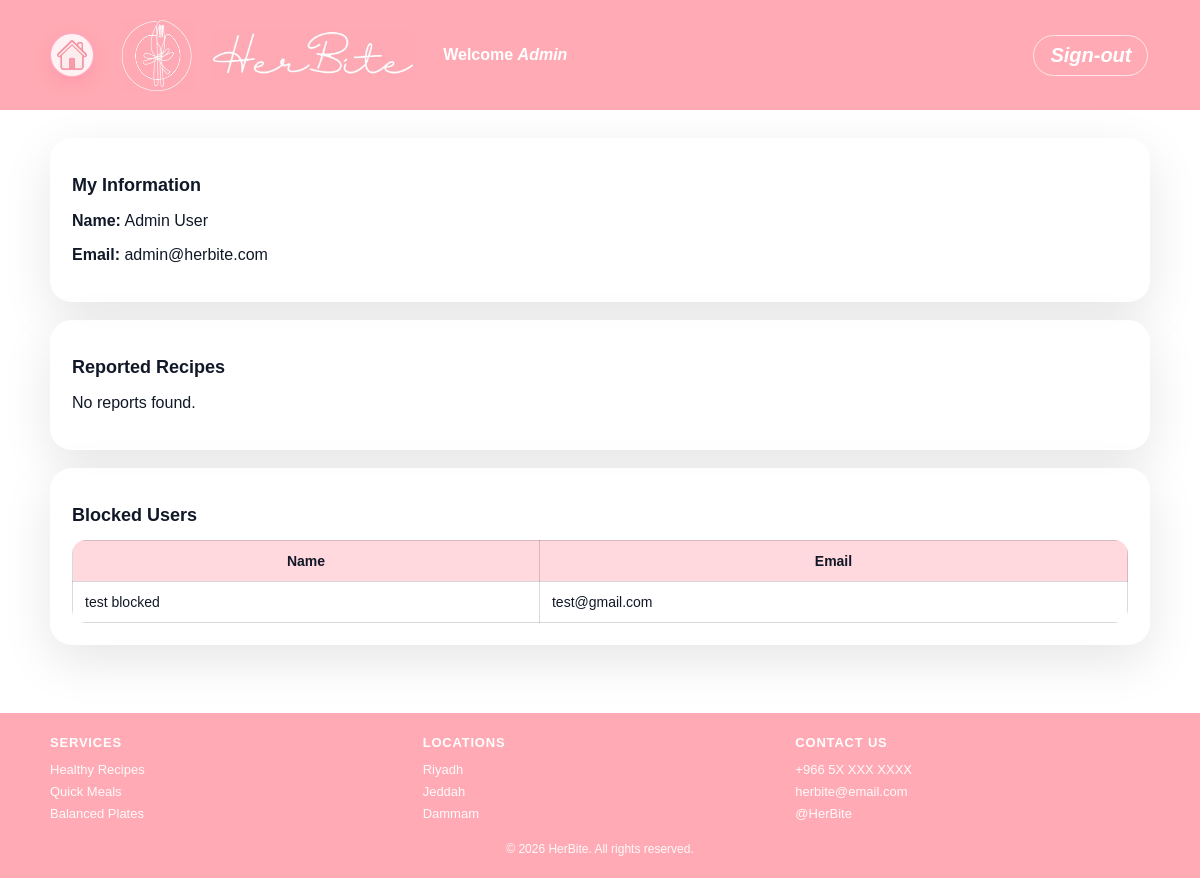
The page /admin.php (signed in) on the database as committed earlier.
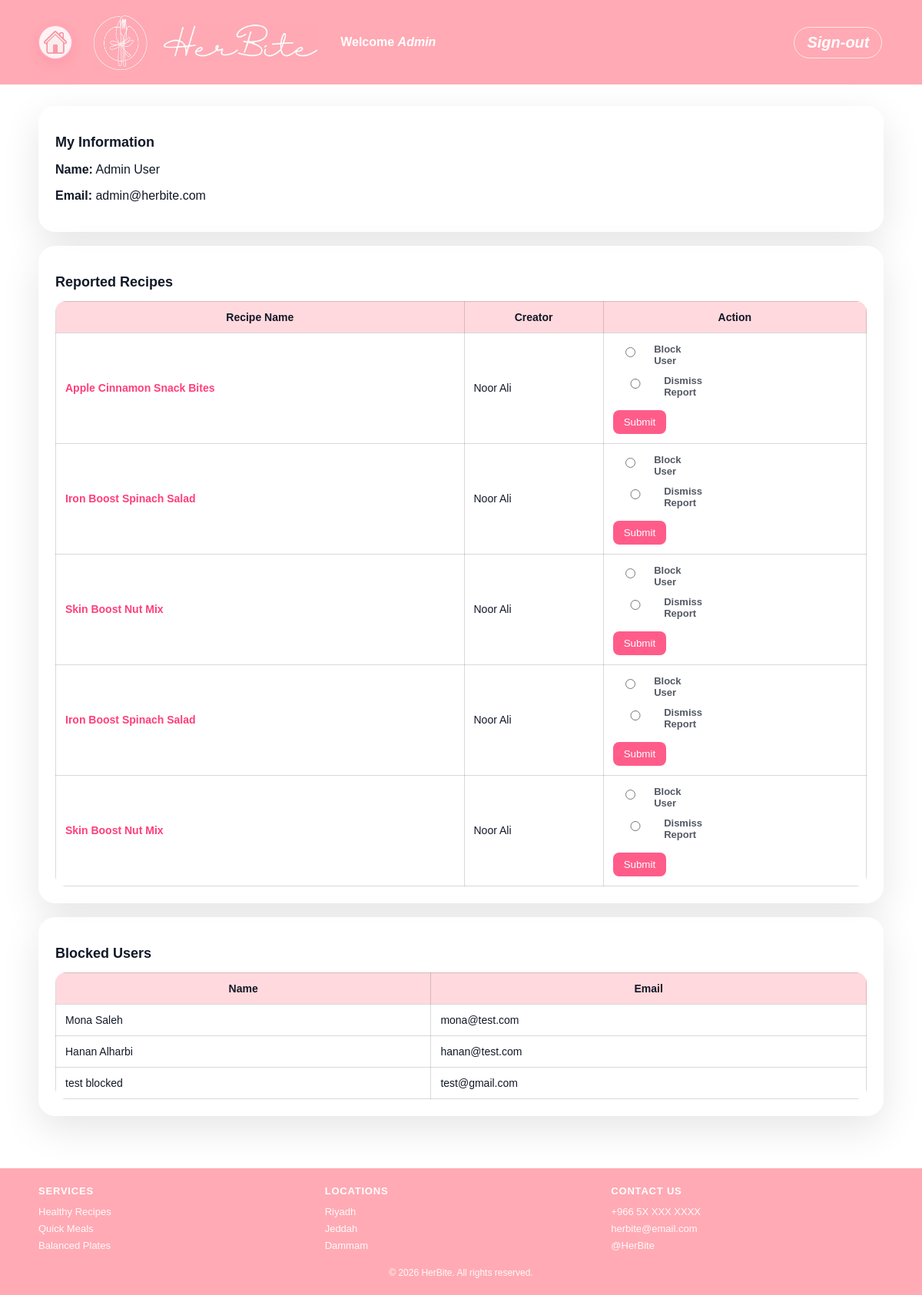
The same page on the database as committed later.
### tables this page shows
CREATE TABLE `users` (
  `id` int(11) NOT NULL,
  `userType` enum('user','admin') NOT NULL,
  `firstName` varchar(100) NOT NULL,
  `lastName` varchar(100) NOT NULL,
  `emailAddress` varchar(100) NOT NULL,
  `password` varchar(255) NOT NULL,
  `photoFileName` varchar(255) NOT NULL
);

CREATE TABLE `blockeduser` (
  `id` int(11) NOT NULL,
  `firstName` varchar(100) NOT NULL,
  `lastName` varchar(100) NOT NULL,
  `emailAddress` varchar(255) NOT NULL
);

CREATE TABLE `report` (
  `id` int(11) NOT NULL,
  `userID` int(11) DEFAULT NULL,
  `recipeID` int(11) DEFAULT NULL
);

CREATE TABLE `recipe` (
  `id` int(11) NOT NULL,
  `userID` int(11) NOT NULL,
  `categoryID` int(11) NOT NULL,
  `name` varchar(150) NOT NULL,
  `description` text,
  `photoFileName` varchar(255) DEFAULT NULL,
  `videoFilePath` varchar(255) DEFAULT NULL
);

### admin.php (the view, shortened to what this page needs)
<?php
include("db.php");
$adminID = (int) $_SESSION['user_id'];
$stmt = $conn->prepare("SELECT * FROM users WHERE id = ?");
$stmt->bind_param("i", $adminID);
$stmt->execute();
$admin = $stmt->get_result()->fetch_assoc();
$reportsQuery = "
SELECT
    report.id AS reportID,
    recipe.id AS recipeID,
    recipe.name AS recipeName,
    users.id AS creatorID,
    users.firstName,
    users.lastName,
    users.photoFileName
FROM report
JOIN recipe ON report.recipeID = recipe.id
JOIN users ON recipe.userID = users.id
ORDER BY report.id DESC
";
$reportsResult = $conn->query($reportsQuery);
$blockedQuery = "SELECT * FROM blockeduser ORDER BY id DESC";
$blockedResult = $conn->query($blockedQuery);
?>
<!DOCTYPE html>
<html lang="en">
<head>
  <link rel="stylesheet" href="stylesheet.css">
</head>
<body class="admin-page">
<div class="page">
  <header class="site-header">
    <div class="header-inner">
      <a href="index.html" class="home-link">
        <img src="home.PNG" alt="Home">
      </a>
      <div class="brand">
        <img src="logo.jpg" alt="Logo">
      </div>
      <div class="brand-title">
        <img src="title.jpg" alt="Title">
      </div>
      <div class="header-right">
        <div class="welcome">
          Welcome <span class="name"><?php echo htmlspecialchars($admin['firstName']); ?></span>
        </div>
      </div>
      <div class="logout">
        <a href="logout.php">Sign-out</a>
      </div>
    </div>
  </header>
  <main class="page-main">
    <section class="admin-card">
      <h2>My Information</h2>
      <p><strong>Name:</strong> <?php echo htmlspecialchars($admin['firstName'] . " " . $admin['lastName']); ?></p>
      <p><strong>Email:</strong> <?php echo htmlspecialchars($admin['emailAddress']); ?></p>
    </section>
    <section class="admin-card">
      <h2>Reported Recipes</h2>
      <?php if ($reportsResult && $reportsResult->num_rows > 0) { ?>
      <table class="admin-table">
        <tr>
          <th>Recipe Name</th>
          <th>Creator</th>
          <th>Action</th>
        </tr>
        <?php while ($row = $reportsResult->fetch_assoc()) { ?>
        <tr>
          <td>
            <a class="recipe-link" href="viewRecipe.php?id=<?php echo $row['recipeID']; ?>">
              <?php echo htmlspecialchars($row['recipeName']); ?>
            </a>
          </td>
          <td class="creator-name">
            <?php echo htmlspecialchars($row['firstName'] . " " . $row['lastName']); ?>
          </td>
          <td>
            <form class="action-form" action="handleReportAction.php" method="POST">
              <label class="action-option">
                <input type="radio" name="action" value="block" required>
                <span>Block User</span>
              </label>
              <label class="action-option">
                <input type="radio" name="action" value="dismiss" required>
                <span>Dismiss Report</span>
              </label>
              <button type="submit">Submit</button>
            </form>
          </td>
        </tr>
        <?php } ?>
      </table>
      <?php } else { ?>
        <p>No reports found.</p>
      <?php } ?>
    </section>
    <section class="admin-card">
      <h2>Blocked Users</h2>
      <?php if ($blockedResult && $blockedResult->num_rows > 0) { ?>
      <table class="admin-table">
        <tr>
          <th>Name</th>
          <th>Email</th>
        </tr>
        <?php while ($row = $blockedResult->fetch_assoc()) { ?>
        <tr>
          <td><?php echo htmlspecialchars($row['firstName'] . " " . $row['lastName']); ?></td>
          <td><?php echo htmlspecialchars($row['emailAddress']); ?></td>
        </tr>
        <?php } ?>
      </table>
      <?php } else { ?>
        <p>No blocked users.</p>
      <?php } ?>
    </section>
  </main>
  <footer class="site-footer">
    <div class="footer-inner">
      <div class="footer-col">
        <h4>Services</h4>
        <p>Healthy Recipes</p>
        <p>Quick Meals</p>
        <p>Balanced Plates</p>
      </div>
      <div class="footer-col">
        <h4>Locations</h4>
        <p>Riyadh</p>
        <p>Jeddah</p>
        <p>Dammam</p>
      </div>
      <div class="footer-col">
        <h4>Contact Us</h4>
        <p>+966 5X XXX XXXX</p>
        <p>herbite@email.com</p>
        <p>@HerBite</p>
      </div>
    </div>
    <div class="footer-bottom">
      © 2026 HerBite. All rights reserved.
    </div>
  </footer>
</div>
</body>
</html>

### stylesheet.css (style rules this page uses)
* { box-sizing: border-box; }
html, body { height: 100%; }
body { margin: 0; font-family: Arial, sans-serif; color: #111827; background: #ffffff; }
a { color: #ff3f79; text-decoration: none; font-weight: 700; }
.page { min-height: 100vh; display: flex; flex-direction: column; }
.page-main { width: 92vw; max-width: 1100px; margin: 0 auto; padding: 28px 0; flex: 1; }
.site-header { background: #FFAAB4; height: 110px; display: flex; align-items: center; }
.header-inner { width: 92vw; max-width: 1100px; margin: 0 auto; display: flex; align-items: center; justify-content: flex-start; gap:16px; }
.brand img { height: 72px; width: auto; display: block; }
.brand-title img { height: 50px; width: auto; display: block; }
.header-right { margin-left:12px; display:flex; flex-direction:column; align-items:flex-start; gap:4px; }
.welcome { color:#fff; font-weight:700; line-height:1.1; }
.welcome .name { color:#fff; font-weight:900; }
.site-footer { background: #FFAAB4; padding: 22px 0; margin-top: 22px; }
.footer-inner { width: 92vw; max-width: 1100px; margin: 0 auto; display: grid; grid-template-columns: 1fr 1fr 1fr; gap: 18px; font-size: 13px; color: #ffffff; }
.footer-col h4 { margin: 0 0 12px; font-size: 13px; letter-spacing: 0.8px; text-transform: uppercase; color: #ffffff; }
.footer-col p { margin: 7px 0; color: rgba(255,255,255,0.95); }
.footer-bottom { width: 92vw; max-width: 1100px; margin: 14px auto 0; text-align: center; font-size: 12px; color: rgba(255,255,255,0.95); }
label { font-size: 13px; color: rgba(17,24,39,0.72); font-weight: 600; }
input { padding: 13px 14px; border-radius: 14px; border: 1px solid rgba(17,24,39,0.12); background: #fff; outline: none; font-size: 14px; font-family: 'Poppins', Arial, sans-serif; }
.admin-card { background: rgba(255,255,255,0.95); border-radius: 22px; padding: 22px; margin-bottom: 18px; box-shadow: 0 16px 50px rgba(0,0,0,0.10); }
.admin-card h2 { margin-bottom: 14px; font-size: 18px; font-weight: 800; }
.admin-table { width: 100%; border-collapse: collapse; border-radius: 14px; overflow: hidden; }
.admin-table th, .admin-table td { border: 1px solid rgba(0,0,0,0.15); padding: 12px; font-size: 14px; }
.admin-table th { background: rgba(255,170,180,0.45); font-weight: 800; }
.action-form { display: grid; gap: 6px; }
.admin-page .home-link { display: inline-flex; align-items: center; justify-content: center; width: 44px; height: 44px; border-radius: 50%; margin-right: 12px; background: rgba(255,255,255,0.85); border: 1.5px solid rgba(255,92,138,0.45); box-shadow: 0 6px 16px rgba(255,63,121,0.15); }
.admin-page .home-link img { width: 30px; height: 30px; display: block; }
.name { font-style: italic; color: rgba(17,24,39,0.70); font-size: 16px; line-height: 1.7; margin-top: 10px; margin-bottom: 24px; text-align: right; }
input, textarea, select { width:100%; padding:8px; margin:6px 0 14px; border-radius:8px; border:1px solid #ccc; }
button { background:#ff5c8a; color:white; border:none; padding:8px 14px; border-radius:8px; cursor:pointer; }
body { margin: 0; font-family: Arial, sans-serif; }
.logout { text-align:right; font-size: 20px; color: #c43a64; text-decoration: none; margin-left:450px; font-style:italic; }
.logout a { display:inline-flex; align-items:center; justify-content:center; padding:8px 16px; border-radius:999px; background:transparent; color:#fff; font-weight:800; border:1.5px solid rgba(255,255,255,0.7); box-shadow:none; }

### admin.php (style rules this page uses)
.action-form { display: flex; flex-direction: column; gap: 8px; align-items: flex-start; }
.action-option { display: flex; align-items: center; gap: 8px; margin: 0; }
.action-form button { margin-top: 6px; }
.creator-name { white-space: nowrap; }
.recipe-link { font-weight: 600; text-decoration: none; }
.admin-table td, .admin-table th { vertical-align: middle; }

Rows that differ between the two databases and show on the page:
added report: recipeID.name "Apple Cinnamon Snack Bites", users.firstName+lastName "Noor Ali"
added report: recipeID.name "Iron Boost Spinach Salad", users.firstName+lastName "Noor Ali"
added report: recipeID.name "Skin Boost Nut Mix", userID.lastName "Noor Ali"
added report: recipeID.name "Iron Boost Spinach Salad", users.firstName+lastName "Noor Ali"
added report: recipeID.name "Skin Boost Nut Mix", userID.lastName "Noor Ali"
added blockeduser: firstName+lastName "Mona Saleh", emailAddress "mona@test.com"
added blockeduser: firstName+lastName "Hanan Alharbi", emailAddress "hanan@test.com"
Other text that changed with them:
text no longer shown: "No reports found."
text now shown: "Recipe Name Creator Action"
